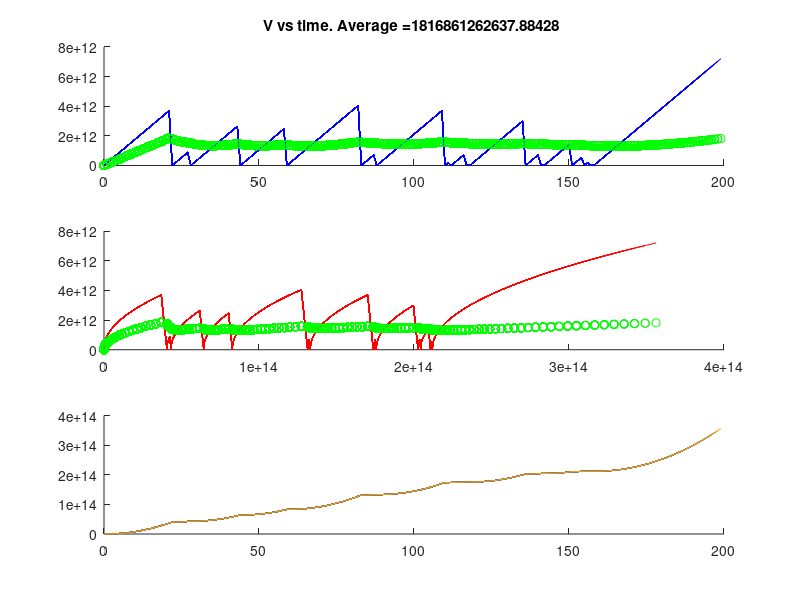

MATLAB code for this plot:
clear all;
close all;

global C

addpath ../geom2d/geom2d
C.q_0 = 1.60217653e-19;
C.hb = 1.054571596e-34; % Dirac constant
C.h = C.hb * 2 * pi; % Planck constant
C.m_0 = 9.10938215e-31;% electron mass
C.kb = 1.3806504e-23; % Boltzmann constant
C.eps_0 = 8.854187817e-12; % vacuum permittivity
C.mu_0 = 1.2566370614e-6;% vacuum permeability
C.c = 299792458; % speed of light
C.g = 9.80665; %metres (32.1740 ft) per s²

nTime = 200; %number of steps
dt = 1;
force = 1;
Velocity = 0;
m = 1;
avev = 0;
n=0;
x = 0;
Ps = 0.05;
% Ps = 1-exp(-dt/20)
driftV = 0;
t=0;

%calculated acceleration due to force
for i = 2:nTime
    if(rand(1)<=Ps)
        Velocity(i) = 0;%starting v
    else 
        Velocity(i) = Velocity(i-1) + ((C.q_0*force)/C.m_0)*dt;%calculating v
    end
        
    driftV(i) = mean(Velocity);  %drift calculation
    x(i) = x(i-1) + Velocity(i-1)*dt;
    t(i) = t(i-1) + dt; %time array

    subplot(3,1,1)
    hold on
    plot(t,Velocity,'b')
    plot(t,driftV,'go')
    title(sprintf('V vs time. Average =%0.5f ',driftV(i)));

    subplot(3,1,2)
    hold on
    plot(x,Velocity,'r')
    plot(x,driftV,'go')
    

    subplot(3,1,3)
    hold on
    plot(t,x)
    
    pause(0.001)
    
end